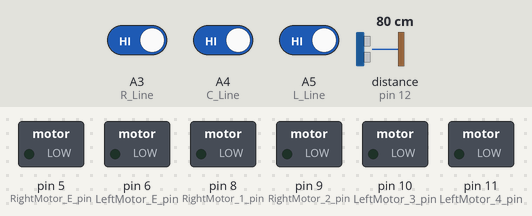
The sketch below on a simulated Arduino Uno, built with avr-gcc and run on an emulated ATmega328P. Parts: switched loads named in the sketch (green lamp = pin HIGH). Wiring (inferred from the names in the program): ultrasonic range finder: trigger pin 13; echo pin 12. Inputs (shaded band) come from the test bench; at power-on: A3 (R_Line) HIGH, distance to the obstacle (sensor on pin 12) 80 cm, A4 (C_Line) HIGH, A5 (L_Line) HIGH. The echo pulse lasts 58.3 µs per cm; pins used as bus, display or sensor lines are not drawn; what the sketch prints to the serial monitor is not drawn.

Above: at 1.2 s.
1.3 s: A3 (R_Line) driven LOW
At 2.4 s:
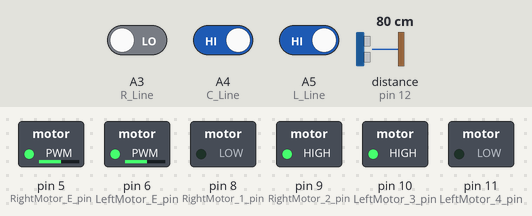
2.8 s: distance to the obstacle (sensor on pin 12) set to 14 cm
5.8 s: distance to the obstacle (sensor on pin 12) set to 11 cm
At 6.3 s:
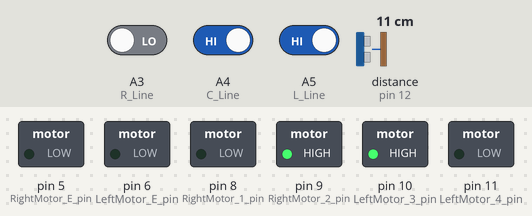
Timing chart, 0 to 8.8 s (numbered marks = the images above; inputs shaded):
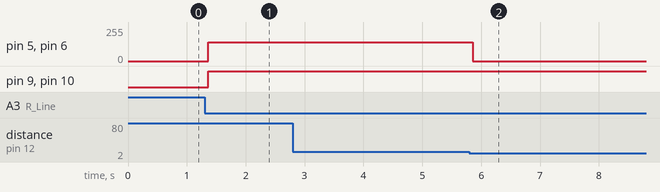

Measured:
- the behaviour switches between 13 and 12 cm on distance to the obstacle (sensor on pin 12) (found by bisection; images 1 and 2)
- after the input at 1.3 s, pin 5 (RightMotor_E_pin), pin 6 (LeftMotor_E_pin): 0/255 → 140/255 after 0.06 s; pin 9 (RightMotor_2_pin), pin 10 (LeftMotor_3_pin): LOW → HIGH after 0.06 s
- after the input at 2.8 s, every drawn part: stays the same
- after the input at 5.8 s, pin 5 (RightMotor_E_pin), pin 6 (LeftMotor_E_pin): 140/255 → 0/255 after 0.06 s

The sketch:

Final.ino
```cpp
int RightMotor_E_pin = 5;                                        // 오른쪽 모터의 Enable & PWM
int LeftMotor_E_pin = 6;                                         // 왼쪽 모터의 Enable & PWM
int RightMotor_1_pin = 8;                                        // 오른쪽 모터 제어선 IN1
int RightMotor_2_pin = 9;                                        // 오른쪽 모터 제어선 IN2
int LeftMotor_3_pin = 10;                                        // 왼쪽 모터 제어선 IN3
int LeftMotor_4_pin = 11;                                        // 왼쪽 모터 제어선 IN4

int L_Line = A5;                                                 // 왼쪽 라인트레이서 센서는 A5 핀에 연결
int C_Line = A4;                                                 // 가운데 라인트레이서 센서는 A4 핀에 연결
int R_Line = A3;                                                 // 오른쪽 라인트레이서 센서는 A3 핀에 연결

int L_MotorSpeed = 130;                                          // 왼쪽 모터 속도
int R_MotorSpeed = 130;                                          // 오른쪽 모터 속도

int trigPin = 13;
int echoPin = 12;

int SL = 1;
int SC = 1;
int SR = 1;

void setup() {
  pinMode(RightMotor_E_pin, OUTPUT);
  pinMode(LeftMotor_E_pin, OUTPUT);
  pinMode(RightMotor_1_pin, OUTPUT);
  pinMode(RightMotor_2_pin, OUTPUT);
  pinMode(LeftMotor_3_pin, OUTPUT);
  pinMode(LeftMotor_4_pin, OUTPUT);

  pinMode(echoPin, INPUT);                            // echoPin 입력
  pinMode(trigPin, OUTPUT);                           // trigPin 출력

  Serial.begin(9600);                                             // PC와의 시리얼 통신 9600bps로 설정
  Serial.println("Welcome Eduino!");
}

void loop() {
  int L = digitalRead(L_Line);
  int C = digitalRead(C_Line);
  int R = digitalRead(R_Line);

  long duration, distance;
  digitalWrite(trigPin, HIGH);                        // trigPin에서 초음파 발생(echoPin도 HIGH)
  //delayMicroseconds(10);
  digitalWrite(trigPin, LOW);
  duration = pulseIn(echoPin, HIGH);                  // echoPin 이 HIGH를 유지한 시간을 저장 한다.
  distance = ((float)(340 * duration) / 10000) / 2;
  Serial.print("distance:");                          // 물체와 초음파 센서간 거리를 표시
  Serial.print(distance);

  Serial.print("digital : ");
  Serial.print(L);
  Serial.print(", ");
  Serial.print(C);
  Serial.print(", ");
  Serial.print(R);
  Serial.print("   ");

  // 장애물 인식을 최우선으로 처리
  if ( distance < 12 ) {
    analogWrite(RightMotor_E_pin, 0);
    analogWrite(LeftMotor_E_pin, 0);
    Serial.println("장애물 인식, 정지");
  }
  else if ( distance > 11 && L == LOW && C == LOW && R == LOW ) {           // 0 0 0
    L = SL; C = SC; R = SR;
  }
  else if ( L == 0 && C == 1 && R == 0 ) {          // 0 1 0
    motor_role(HIGH, HIGH, 120, 120);
    Serial.println("직진");
  }
  else if (L == 1 && R == 0 ){                   // 0 0 1, 0 1 1
    motor_role(LOW, HIGH, 140, 140);
    Serial.println("우회전");
  }
  else if (L == 0 && R == 1 ) {                  // 1 0 0, 1 1 0
    motor_role(HIGH, LOW, 140, 140);
    Serial.println("좌회전");
  }
  else if ( (L == 1 && C == 1 && R == 1) ) {                // 1 1 1, 1 0 1
    analogWrite(RightMotor_E_pin, 0);
    analogWrite(LeftMotor_E_pin, 0);
    Serial.println("정지");
  }

  SL = L; SC = C; SR = R;
}


void motor_role(int R_motor, int L_motor, int a, int b) {
  digitalWrite(RightMotor_1_pin, R_motor);
  digitalWrite(RightMotor_2_pin, !R_motor);
  digitalWrite(LeftMotor_3_pin, L_motor);
  digitalWrite(LeftMotor_4_pin, !L_motor);

  analogWrite(RightMotor_E_pin, a);  // 우측 모터 속도값
  analogWrite(LeftMotor_E_pin, b);   // 좌측 모터 속도값
}
```
